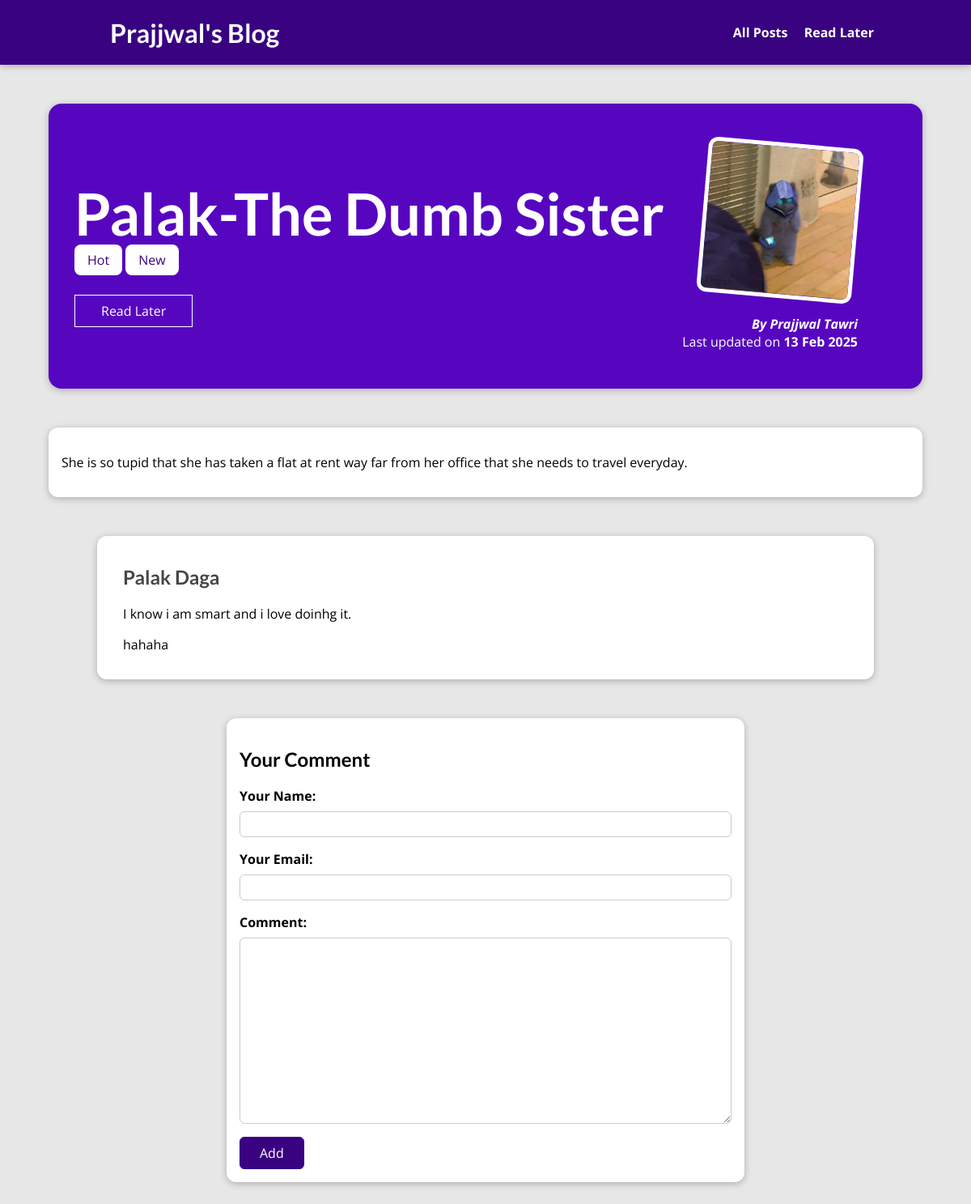
/posts/palak-the-dumb-sister, run on the app's committed database.
### blog/models.py (models this page shows, shortened)
class Post(models.Model):
    title=models.CharField(max_length=150)
    excerpt=models.CharField(max_length=200)
    image_name=models.ImageField(upload_to='images',null=True, height_field=None, width_field=None, max_length=None)
    date=models.DateField(auto_now=True, auto_now_add=False)
    slug=models.SlugField(unique=True,db_index=True)
    content=models.TextField(validators=[MinLengthValidator(10)])
    author=models.ForeignKey(Author, on_delete=models.SET_NULL,null=True,related_name='posts')
    tag=models.ManyToManyField(Tag)

class Tag(models.Model):
    caption=models.CharField(max_length=20)

class Author(models.Model):
    first_name=models.CharField(max_length=100)
    last_name=models.CharField(max_length=100)
    email=models.EmailField(max_length=254)
    def fullname(self):
        return f"{self.first_name} {self.last_name}"
    def __str__(self):
        return self.fullname()

class Comment(models.Model):
    user_name=models.CharField(max_length=120)
    user_email=models.EmailField()
    text=models.TextField(max_length=400)
    post=models.ForeignKey(Post,on_delete=models.CASCADE, null=True,related_name='comments')

### blog/views.py (the view, shortened to what this page needs)
# urls.py: path('posts/<slug:slug>',views.PostDetail.as_view(),name="post-detail-page"), # /posts/my-first-post
class PostDetail(View):
    def is_stored_post(self,request,post_id):
        stored_posts=request.session.get('read_later_posts_ids')
        if stored_posts is not None:
            is_saved_for_later= post_id in stored_posts
        else:
            is_saved_for_later=False
        return is_saved_for_later
    def get(self,request,slug):
        identified_post=get_object_or_404(Post,slug=slug)
        return render(request,"blog/post-detail.html",{
            "post": identified_post,
            "post_tags":identified_post.tag.all(),
            "comment_form":CommentForm(),
            "comments":identified_post.comments.all().order_by("-id"),
            "saved_for_later":self.is_stored_post(request,identified_post.id),
            })

### blog/forms.py
class CommentForm(forms.ModelForm):
    class Meta:
        model=Comment
        exclude=['post']
        labels={
            "user_name":"Your Name",
            "user_email":"Your Email",
            "text":"Comment"
        }

### blog/templates/blog/post-detail.html (shortened to what this page needs)
{% extends "base.html" %}
{% load static %}
{% block css_files %}
<link rel="stylesheet" href="{% static "blog/post-detail.css" %}" />
{% endblock %}
{% block content %}
<section id="summary">
  <h2>{{post.title}}</h2>
  <div>
    {% for tag in post_tags %}
      <span class="tag">{{tag.caption}}</span>
    {% endfor %}
  </div>
  <div id="read-later">
    <form action="{% url "read-later" %}" method="POST">
      <button>
        {% if saved_for_later %}
          Remove
        {% else %}
          Read Later
        {% endif %}
      </button>
    </form>
  </div>
  <article>
    <img src="{{post.image_name.url}}" alt="{{post.title}}" />
    <address>By <a href="mailto:{{post.author.email}}">{{post.author}}</a></address>
    <div>Last updated on <time>{{post.date|date:'d M Y'}}</time></div>
  </article>
</section>
<main>
    <p>{{post.content|linebreaks}}</p>
</main>
<section id="comments">
  <ul>
    {% for comment in comments  %}
      <li>
        <h2>{{comment.user_name}}</h2>
        <p>{{comment.text|linebreaks}}</p>
      </li>
    {% endfor %}
  </ul>
</section>
<section id="comment-form">
  <h1>Your Comment</h1>
  <form action="{% url "post-detail-page" post.slug %}" method="POST">
    {% for form_field in comment_form%}
      <div class="form-control {% if form_field.errors %}invalid{% endif %}">
        {{form_field.label_tag}}
        {{form_field}}
      </div>
    {% endfor %}
    <button>Add</button>
  </form>
</section>
{% endblock %}

### static/app.css (style rules this page uses)
* { box-sizing: border-box; }
html { font-family: 'Open Sans', 'Lato', sans-serif; }
body { margin: 0; }
h1, h2, h3 { font-family: 'Lato', sans-serif; font-weight: bold; }

### blog/static/blog/post-detail.css (style rules this page uses)
body { background-color: #e7e7e7; }
#summary { margin: 8rem auto 3rem auto; padding: 2rem; width: 90%; max-width: 90rem; border-radius: 16px; background-color: #5706c0; position: relative; box-shadow: 0 2px 8px rgba(0, 0, 0, 0.25); height: 22rem; }
#summary h2 { color: white; font-size: 4.5rem; margin-bottom: 0.25rem; }
#summary article { position: absolute; top: 2rem; right: 3rem; padding: 1rem 2rem; border-radius: 12px; text-align: right; color: white; }
#summary article img { width: 12rem; height: 12rem; border-radius: 12px; transform: rotateZ(5deg); border: 5px solid white; margin-bottom: 1rem; }
#summary address { font-weight: bold; }
#summary a { color: white; text-decoration: none; }
#summary time { font-weight: bold; }
#read-later { margin: 2rem 0; }
#read-later button { background-color: transparent; border: 1px solid white; padding: 0.5rem 2rem; font: inherit; color: white; cursor: pointer; }
main { width: 90%; max-width: 90rem; margin: 3rem auto; background-color: white; padding: 1rem; border-radius: 12px; box-shadow: 0 2px 8px rgba(0, 0, 0, 0.25); }
.tag { background-color: white; color: #390281; padding: 0.5rem 1rem; border-radius: 8px; }
#comment-form { margin: 3rem auto; width: 90%; max-width: 40rem; border-radius: 12px; background-color: white; box-shadow: 0 2px 8px rgba(0, 0, 0, 0.25); padding: 1rem; }
#comment-form button { font: inherit; background-color: #390281; color: white; border: 1px solid #390281; padding: 0.5rem 1.5rem; border-radius: 6px; cursor: pointer; }
.form-control { margin-bottom: 1rem; }
.form-control label { font-weight: bold; margin-bottom: 0.5rem; display: block; }
.form-control input, .form-control textarea { display: block; width: 100%; font: inherit; padding: 0.25rem; border-radius: 6px; border: 1px solid #ccc; }
#comments { margin: 3rem auto; width: 90%; max-width: 60rem; border-radius: 12px; background-color: white; box-shadow: 0 2px 8px rgba(0, 0, 0, 0.25); padding: 1rem 2rem; }
#comments ul { list-style: none; margin: 0; padding: 0; }
#comments li { margin-bottom: 1rem; border-bottom: 2px solid #ccc; }
#comments li:last-of-type { border-bottom: none; }
#comments h2 { color: #464646; }

### data on the page
Post: title "Palak-The Dumb Sister", image_name (picture), author "Prajjwal Tawri", date "13 Feb 2025", content "She is so tupid that she has taken a flat at rent way far from her office that she needs to travel everyday."
Tag: caption "Hot"
Tag: caption "New"
Comment: user_name "Palak Daga", text "I know i am smart and i love doinhg it. hahaha"
